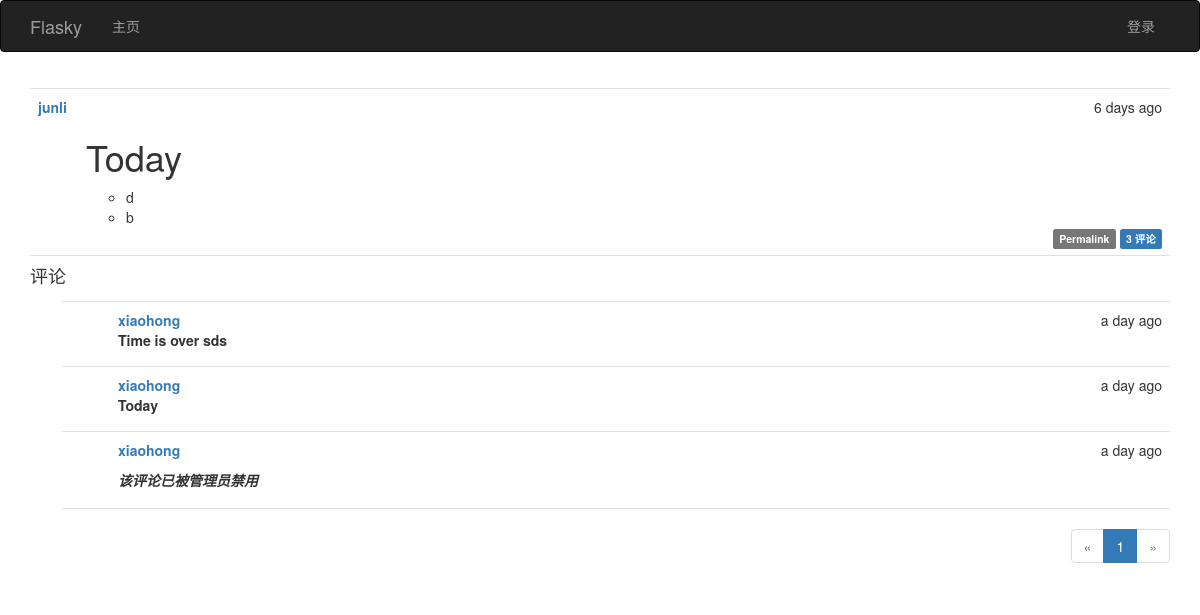
The app's page /post/101 with its own data.
### app/models.py (models this page shows, shortened)
class Post(db.Model):
    __tablename__ = 'posts'
    id = db.Column(db.Integer, primary_key=True)
    body = db.Column(db.Text)
    timestamp = db.Column(db.DateTime, index=True, default=datetime.utcnow)
    author_id = db.Column(db.Integer, db.ForeignKey('users.id'))
    body_html = db.Column(db.Text)
    comments = db.relationship('Comment', backref='post', lazy='dynamic')

class User(UserMixin, db.Model):
    __tablename__ = 'users'
    id = db.Column(db.Integer, primary_key=True)
    username = db.Column(db.String(64), unique=True, index=True)
    email = db.Column(db.String(64), unique=True,index=True)
    role_id = db.Column(db.Integer, db.ForeignKey('roles.id'))
    password_hash = db.Column(db.String(128))
    confirmed = db.Column(db.Boolean, default= False)
    name = db.Column(db.String(64))
    location = db.Column(db.String(128))
    about_me = db.Column(db.Text())
    member_since = db.Column(db.DateTime(), default=datetime.utcnow)
    last_seen = db.Column(db.DateTime(), default=datetime.utcnow)
    posts = db.relationship('Post', backref='author', lazy='dynamic')
    followed = db.relationship('Follow', foreign_keys=[Follow.follower_id], backref=db.backref('follower', lazy='joined')
                               , lazy='dynamic', cascade='all,delete-orphan')
    followers = db.relationship('Follow', foreign_keys=[Follow.followed_id], backref=db.backref('followed',lazy='joined')
                                , lazy='dynamic',cascade='all,delete-orphan')
    comments = db.relationship('Comment', backref='author',lazy='dynamic')
    @property
    def password(self):
        raise AttributeError('password is not a readable attribute')

class Comment(db.Model):
    __tablename__='comments'
    id = db.Column(db.Integer, primary_key=True)
    body = db.Column(db.Text)
    body_html = db.Column(db.Text)
    timestamp = db.Column(db.DateTime, index=True, default=datetime.utcnow)
    author_id = db.Column(db.Integer, db.ForeignKey('users.id'))
    post_id = db.Column(db.Integer, db.ForeignKey('posts.id'))
    disabled = db.Column(db.Boolean, default=False)

### app/main/views.py (the view)
@main.route('/post/<int:id>',methods=['GET','POST'])
def post(id):
    p = Post.query.get_or_404(id)
    form = CommentForm()
    if form.validate_on_submit():
        comment = Comment(body=form.body.data, post=p, author=current_user._get_current_object())
        db.session.add(comment)
        flash("评论已添加")
        return redirect(url_for('.post', id=p.id, page=-1))
    page = request.args.get('page', 1, type=int)
    per_page = current_app.config['FLASKY_COMMENTS_PER_PAGE']
    if page==-1:
        page = (p.comments.count() -1)/ per_page + 1
    pagination = p.comments.order_by(Comment.timestamp.asc()).paginate(page, per_page=per_page , error_out=False)
    comments = pagination.items
    return render_template('post.html', posts=[p],form=form, comments=comments, pagination=pagination)

### app/auth/views.py (called while the page is built)
@auth.before_app_request
def before_request():
    if current_user.is_authenticated:
        current_user.ping()
        if not current_user.confirmed and request.endpoint[:5] != 'auth.':
            return redirect(url_for('auth.unconfirmed'))

### app/main/__init__.py (called while the page is built)
@main.app_context_processor
def inject_permissions():
    return dict(Permission=Permission)

### app/models.py (called while the page is built)
    def can(self, permission):
        return False

    def is_administrator(self):
        return False

### app/templates/post.html (shortened to what this page needs)
{%  extends "base.html" %}
{%  import "bootstrap/wtf.html" as wtf %}
{%  import "_macros.html" as macros %}
{% block page_content %}
  {%  include '_posts.html' %}
    <h4 id="comments">评论</h4>
    {%  include '_comments.html' %}
    {% if pagination %}
        <div class="pagination">
            {{ macros.pagination_widget(pagination,'.post', fragment='#comments', id=posts[0].id) }}
        </div>
    {% endif  %}
{% endblock %}

### app/templates/_posts.html (shortened to what this page needs)
  <ul class="posts">
        {% for post in posts %}
            <li class="post">
                <div class="post-date">
                    {{ moment(post.timestamp).fromNow() }}
                </div>
                <div class="post-author">
                    <a href="{{ url_for('.user', username=post.author.username) }}">{{ post.author.username }}</a>
                </div>
                <div class="post-content">
                    {% if post.body_html %}
                        {{  post.body_html | safe }}
                    {% else %}
                        {{ post.body }}
                    {% endif %}
                    <div class="post-footer">
                        <a href="{{ url_for('.post', id=post.id) }}">
                            <span class="label label-default">Permalink</span>
                        </a>
                          <a href="{{ url_for('.post', id=post.id) }}#comments">
                            <span class="label label-primary">{{ post.comments.count() }} 评论</span>
                        </a>
                    </div>
                </div>
            </li>
        {% endfor %}
    </ul>

### app/templates/_comments.html (shortened to what this page needs)
<ul class="comments">
    {% for comment in comments %}
        <li class="comment">
            <div class="comment-content">
                <div class="comment-date">{{ moment(comment.timestamp).fromNow() }}</div>
                 <div class="comment-author">
                <a href="{{ url_for('.user', username=comment.author.username) }}">
                   {{   comment.author.username}}  </a>
                     <div class="comment-body">
                        {% if comment.disabled %}
                         <p><p><i>该评论已被管理员禁用</i></p></p>
                        {% endif %}
                        {%  if moderate or not comment.disabled %}
                             {% if comment.body_html %}
                                 {{ comment.body_html | safe }}
                             {% else %}
                                 {{ comment.body }}
                             {% endif %}
                        {% endif %}
                     </div>
            </div>
            </div>
        </li>
    {% endfor %}
</ul>

### app/static/style.css (style rules this page uses)
ul.posts { list-style-type: none; padding: 0px; margin: 16px 0px 0px 0px; border-top: 1px solid #e0e0e0; }
ul.posts li.post { padding: 8px; border-bottom: 1px solid #e0e0e0; }
div.post-date { float: right; }
div.post-author { font-weight: bold; }
div.post-content { margin-left: 48px; min-height: 48px; }
div.post-footer { text-align: right; }
ul.comments { list-style-type: none; padding: 0px; margin: 16px 0px 0px 0px; }
ul.comments li.comment { margin-left: 32px; padding: 8px; border-bottom: 1px solid #e0e0e0; }
ul.comments li.comment:nth-child(1) { border-top: 1px solid #e0e0e0; }
div.comment-date { float: right; }
div.comment-author { font-weight: bold; }
div.comment-content { margin-left: 48px; min-height: 48px; }
div.pagination { width: 100%; text-align: right; padding: 0px; margin: 0px; }

### records on screen
Post: timestamp "6 days ago", author.username "junli", body_html "Today d b", comments.count "3"
Comment: timestamp "a day ago", author.username "xiaohong", body_html "Time is over sds"
Comment: timestamp "a day ago", author.username "xiaohong", body_html "Today"
Comment: timestamp "a day ago", author.username "xiaohong", disabled "该评论已被管理员禁用"

### other values on screen
{{ p }} "1"
